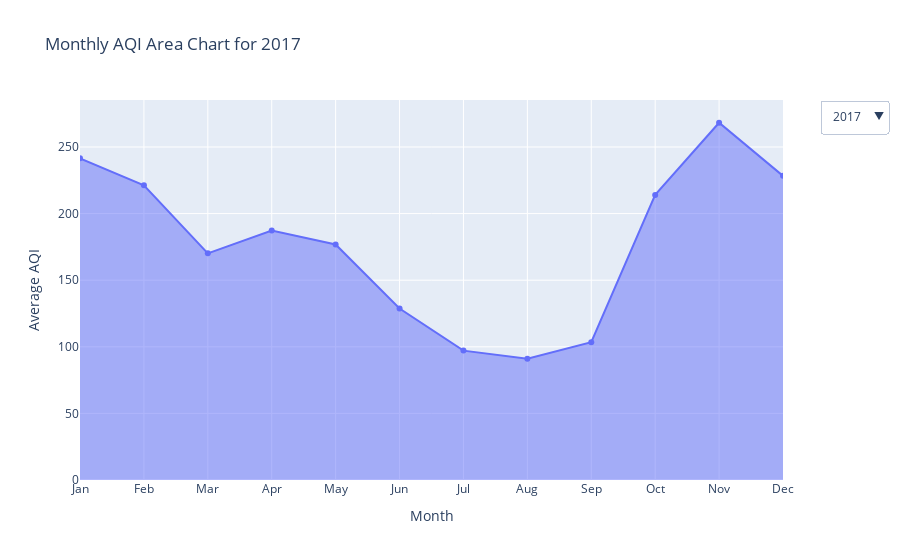

The cell this chart's notebook holds for it:
### Markdown cell above
### Inference:-
The heatmap highlights seasonal spikes very clearly. Darker colors in October to January show heavy pollution in winter, while lighter colors in June–August show cleaner air during the monsoon. This pattern repeats every year, proving that India’s air quality is strongly seasonal. It also becomes easy to compare how severe winter pollution was across different years.

### Code cell
fig = go.Figure()
years = sorted(monthly_aqi['Year'].unique())
for yr in years:
    data = monthly_aqi[monthly_aqi['Year'] == yr]
    fig.add_trace(go.Scatter(
        x=data['Month'],
        y=data['AQI'],
        fill='tozeroy',
        mode='lines+markers',
        name=str(yr),
        visible=True if yr == years[0] else False   # show first year initially
    ))
fig.update_layout(
    updatemenus=[
        dict(
            buttons=[
                dict(
                    label=str(yr),
                    method='update',
                    args=[
                        {"visible": [yr == y for y in years]},
                        {"title": f"Monthly AQI Area Chart for {yr}"}
                    ]
                ) for yr in years
            ],
            direction="down",
            showactive=True,
            x=1.15,
            y=1
        )
    ],
    title=f"Monthly AQI Area Chart for {years[0]}",
    xaxis=dict(
        tickmode='array',
        tickvals=list(range(1,13)),
        ticktext=['Jan','Feb','Mar','Apr','May','Jun','Jul','Aug','Sep','Oct','Nov','Dec']
    ),
    yaxis_title="Average AQI",
    xaxis_title="Month",
    height=500
)
fig.show()

### Figure 1 — Plotly figure (JSON) as saved in the notebook; plotly's stock layout.template omitted (floating-point values rounded to 4 significant figures)
{"data": [{"fill": "tozeroy", "mode": "lines+markers", "name": "2015", "type": "scatter", "visible": false, "x": [1, 2, 3, 4, 5, 6, 7, 8, 9, 10, 11, 12], "y": [343.0, 418.8, 298.2, 192.2, 193.2, 171.8, 149.6, 156.3, 165.1, 243.5, 257.9, 251.3]}, {"fill": "tozeroy", "mode": "lines+markers", "name": "2016", "type": "scatter", "visible": false, "x": [1, 2, 3, 4, 5, 6, 7, 8, 9, 10, 11, 12], "y": [280.6, 232.6, 195.5, 188.0, 163.4, 151.8, 144.4, 136.3, 138.1, 215.1, 263.6, 263.6]}, {"fill": "tozeroy", "mode": "lines+markers", "name": "2017", "type": "scatter", "visible": true, "x": [1, 2, 3, 4, 5, 6, 7, 8, 9, 10, 11, 12], "y": [241.5, 221.3, 170.2, 187.3, 176.8, 128.7, 97.13, 91.0, 103.4, 214.0, 268.2, 228.3]}, {"fill": "tozeroy", "mode": "lines+markers", "name": "2018", "type": "scatter", "visible": false, "x": [1, 2, 3, 4, 5, 6, 7, 8, 9, 10, 11, 12], "y": [257.4, 235.9, 205.3, 160.8, 148.4, 150.5, 104.6, 111.5, 119.9, 196.0, 265.5, 254.3]}, {"fill": "tozeroy", "mode": "lines+markers", "name": "2019", "type": "scatter", "visible": false, "x": [1, 2, 3, 4, 5, 6, 7, 8, 9, 10, 11, 12], "y": [265.2, 198.3, 168.7, 154.1, 145.0, 122.2, 102.4, 102.5, 93.13, 146.3, 196.3, 186.7]}, {"fill": "tozeroy", "mode": "lines+markers", "name": "2020", "type": "scatter", "visible": false, "x": [1, 2, 3, 4, 5, 6, 7], "y": [168.5, 158.0, 110.2, 86.72, 87.45, 76.21, 72.5]}], "layout": {"autosize": true, "title": {"text": "Monthly AQI Area Chart for 2017"}, "updatemenus": [{"active": 2, "buttons": [{"args": [{"visible": [true, false, false, false, false, false]}, {"title": "Monthly AQI Area Chart for 2015"}], "label": "2015", "method": "update"}, {"args": [{"visible": [false, true, false, false, false, false]}, {"title": "Monthly AQI Area Chart for 2016"}], "label": "2016", "method": "update"}, {"args": [{"visible": [false, false, true, false, false, false]}, {"title": "Monthly AQI Area Chart for 2017"}], "label": "2017", "method": "update"}, {"args": [{"visible": [false, false, false, true, false, false]}, {"title": "Monthly AQI Area Chart for 2018"}], "label": "2018", "method": "update"}, {"args": [{"visible": [false, false, false, false, true, false]}, {"title": "Monthly AQI Area Chart for 2019"}], "label": "2019", "method": "update"}, {"args": [{"visible": [false, false, false, false, false, true]}, {"title": "Monthly AQI Area Chart for 2020"}], "label": "2020", "method": "update"}], "direction": "down", "showactive": true, "x": 1.15, "y": 1}], "xaxis": {"autorange": true, "range": [1, 12], "tickmode": "array", "ticktext": ["Jan", "Feb", "Mar", "Apr", "May", "Jun", "Jul", "Aug", "Sep", "Oct", "Nov", "Dec"], "tickvals": [1, 2, 3, 4, 5, 6, 7, 8, 9, 10, 11, 12], "title": {"text": "Month"}, "type": "linear"}, "yaxis": {"autorange": true, "range": [0, 285.8], "title": {"text": "Average AQI"}, "type": "linear"}}}
